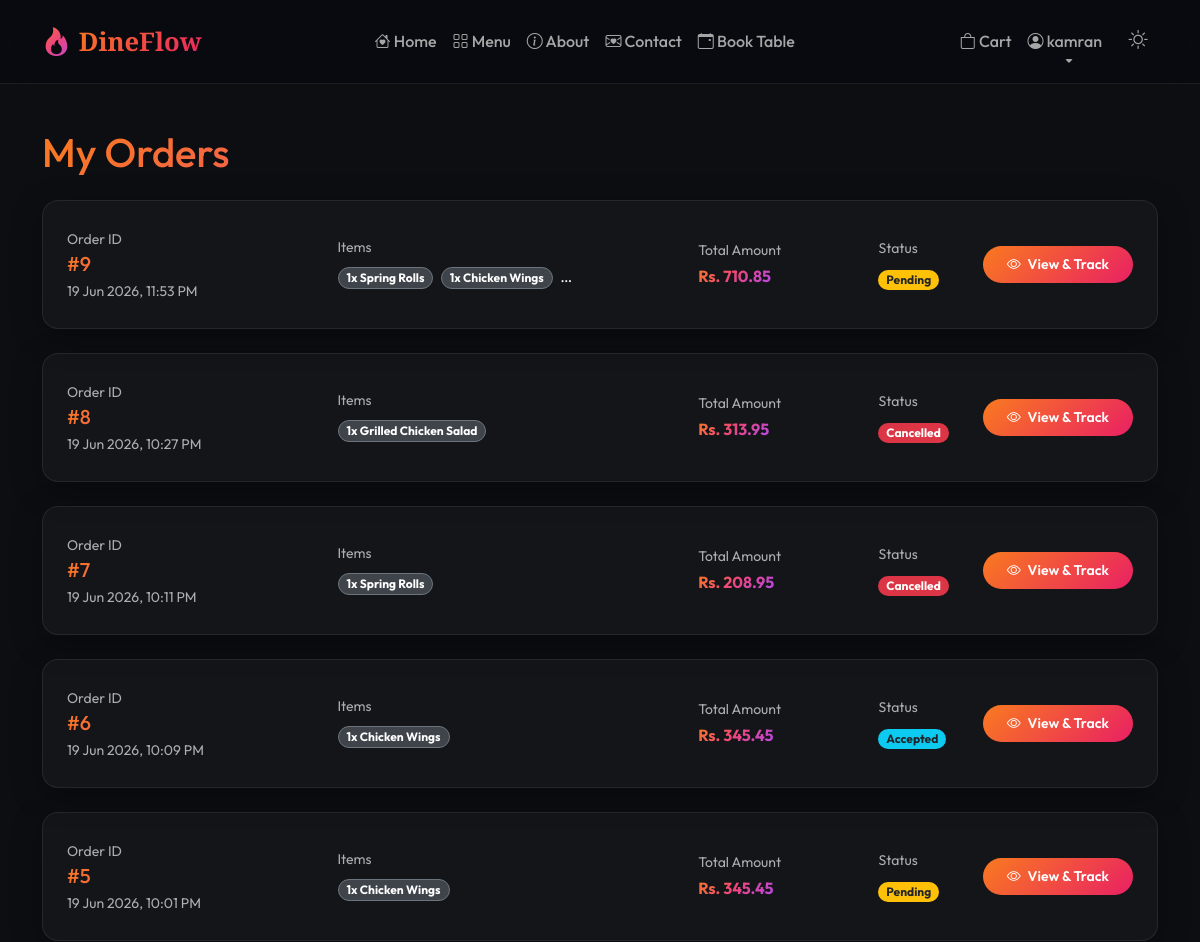
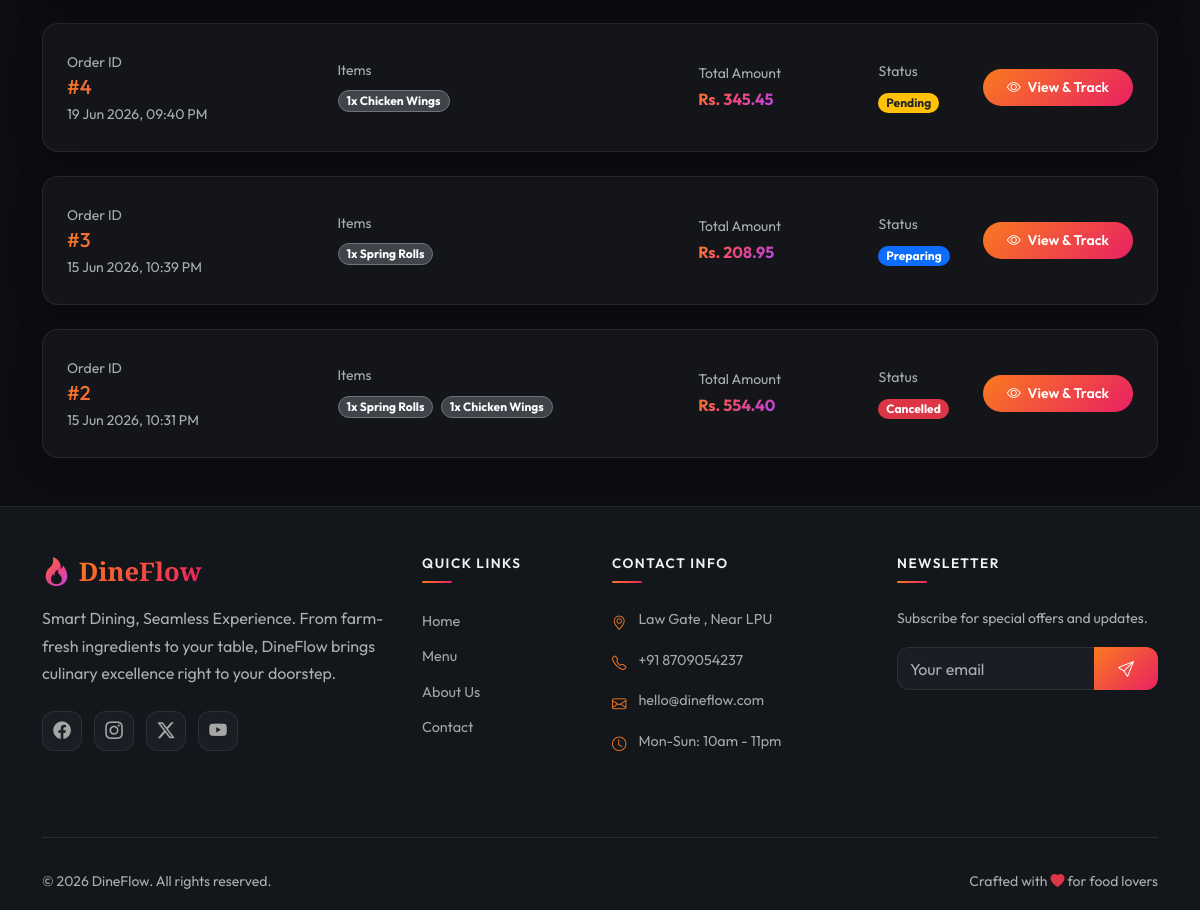
The app's page /orders/history/ (signed in) with its own data (2 pictures, top to bottom).
### accounts/models.py (models this page shows, shortened)
class User(AbstractUser):
    class Role(models.TextChoices):
        CUSTOMER = 'customer', 'Customer'
        MANAGER = 'manager', 'Restaurant Manager'
        ADMIN = 'admin', 'Administrator'
    role = models.CharField(
        max_length=20,
        choices=Role.choices,
        default=Role.CUSTOMER,
    )
    phone = models.CharField(max_length=20, blank=True, null=True)
    address = models.TextField(blank=True, null=True)
    city = models.CharField(max_length=100, blank=True, null=True)
    state = models.CharField(max_length=100, blank=True, null=True)
    zip_code = models.CharField(max_length=20, blank=True, null=True)
    profile_picture = models.ImageField(
        upload_to='profile_pics/',
        blank=True,
        null=True,
        default='profile_pics/default.png',
    )
    created_at = models.DateTimeField(auto_now_add=True)
    updated_at = models.DateTimeField(auto_now=True)
    class Meta:
        verbose_name = 'User'
        verbose_name_plural = 'Users'
        ordering = ['-created_at']

### orders/models.py (models this page shows, shortened)
class Order(models.Model):
    class OrderStatus(models.TextChoices):
        PENDING = 'pending', 'Pending'
        ACCEPTED = 'accepted', 'Accepted'
        PREPARING = 'preparing', 'Preparing'
        READY = 'ready', 'Ready'
        OUT_FOR_DELIVERY = 'out_for_delivery', 'Out For Delivery'
        DELIVERED = 'delivered', 'Delivered'
        CANCELLED = 'cancelled', 'Cancelled'
    class PaymentStatus(models.TextChoices):
        PENDING = 'pending', 'Pending'
        PAID = 'paid', 'Paid'
        FAILED = 'failed', 'Failed'
        REFUNDED = 'refunded', 'Refunded'
    customer = models.ForeignKey(
        settings.AUTH_USER_MODEL,
        on_delete=models.CASCADE,
        related_name='orders',
    )
    total_amount = models.DecimalField(max_digits=10, decimal_places=2, default=0)
    payment_status = models.CharField(
        max_length=20,
        choices=PaymentStatus.choices,
        default=PaymentStatus.PENDING,
    )
    order_status = models.CharField(
        max_length=20,
        choices=OrderStatus.choices,
        default=OrderStatus.PENDING,
    )
    delivery_address = models.TextField(blank=True, null=True)
    special_instructions = models.TextField(blank=True, null=True)
    order_date = models.DateTimeField(auto_now_add=True)
    updated_at = models.DateTimeField(auto_now=True)
    class Meta:
        verbose_name = 'Order'
        verbose_name_plural = 'Orders'
        ordering = ['-order_date']

class OrderItem(models.Model):
    order = models.ForeignKey(
        Order,
        on_delete=models.CASCADE,
        related_name='items',
    )
    menu_item = models.ForeignKey(
        MenuItem,
        on_delete=models.SET_NULL,
        null=True,
        related_name='order_items',
    )
    quantity = models.PositiveIntegerField(default=1)
    price = models.DecimalField(max_digits=10, decimal_places=2)
    class Meta:
        verbose_name = 'Order Item'
        verbose_name_plural = 'Order Items'

### menu/models.py (models this page shows, shortened)
class MenuItem(models.Model):
    name = models.CharField(max_length=200)
    description = models.TextField()
    category = models.ForeignKey(
        Category,
        on_delete=models.CASCADE,
        related_name='items',
    )
    image = models.ImageField(upload_to='menu_items/', blank=True, null=True)
    price = models.DecimalField(max_digits=10, decimal_places=2)
    preparation_time = models.PositiveIntegerField(
        help_text='Preparation time in minutes',
        default=15,
    )
    availability_status = models.BooleanField(default=True)
    is_featured = models.BooleanField(default=False)
    is_vegetarian = models.BooleanField(default=False)
    is_spicy = models.BooleanField(default=False)
    calories = models.PositiveIntegerField(blank=True, null=True)
    created_at = models.DateTimeField(auto_now_add=True)
    updated_at = models.DateTimeField(auto_now=True)
    class Meta:
        verbose_name = 'Menu Item'
        verbose_name_plural = 'Menu Items'
        ordering = ['-created_at']

### orders/views.py (the view)
# urls.py: path('history/', views.order_history_view, name='history'),
@login_required
def order_history_view(request):
    orders = Order.objects.filter(
        customer=request.user
    ).prefetch_related('items__menu_item').order_by('-order_date')
    context = {
        'orders': orders,
    }
    return render(request, 'orders/order_history.html', context)

### cart/context_processors.py (called while the page is built)
def cart_item_count(request):
    count = 0
    if request.user.is_authenticated:
        try:
            from .models import Cart
            cart = Cart.objects.get(user=request.user)
            count = cart.total_items
        except Cart.DoesNotExist:
            count = 0
    return {'cart_item_count': count}

### cart/models.py (called while the page is built)
    @property
    def total_items(self):
        return sum(item.quantity for item in self.items.all())

### templates/orders/order_history.html (shortened to what this page needs)
{% extends 'base.html' %}
{% load static %}
{% block content %}
<section class="order-history-section py-5">
    <div class="container" style="margin-top: 80px;">
        <h1 class="mb-4 text-gradient animate-fade-up">My Orders</h1>
        {% if orders %}
            <div class="row g-4">
                {% for order in orders %}
                <div class="col-12 animate-fade-up" style="animation-delay: 0.1s;">
                    <div class="glass-card p-4 h-100 hover-scale">
                        <div class="row align-items-center g-3">
                            <div class="col-md-3">
                                <span class="text-muted small">Order ID</span>
                                <h3 class="h5 font-heading text-gradient mb-0">#{{ order.pk }}</h3>
                                <small class="text-muted d-block mt-1">{{ order.order_date|date:"d M Y, h:i A" }}</small>
                            </div>
                            <div class="col-md-4">
                                <span class="text-muted small d-block mb-1">Items</span>
                                <div class="text-truncate" style="max-width: 320px;" title="{% for item in order.items.all %}{{ item.quantity }}x {{ item.menu_item.name }}{% if not forloop.last %}, {% endif %}{% endfor %}">
                                    {% for item in order.items.all %}
                                        <span class="badge bg-secondary bg-opacity-50 text-color border border-secondary rounded-pill me-1 mb-1 px-2 py-1 small">
                                            {{ item.quantity }}x {{ item.menu_item.name }}
                                        </span>
                                    {% empty %}
                                        <span class="text-muted small">No items</span>
                                    {% endfor %}
                                </div>
                            </div>
                            <div class="col-md-2">
                                <span class="text-muted small d-block">Total Amount</span>
                                <span class="fw-bold text-gradient">Rs. {{ order.total_amount }}</span>
                            </div>
                            <div class="col-md-1">
                                <span class="text-muted small d-block mb-1">Status</span>
                                <span class="badge rounded-pill px-2.5 py-1.5
                                    {% if order.order_status == 'pending' %}bg-warning text-dark
                                    {% elif order.order_status == 'accepted' %}bg-info text-dark
                                    {% elif order.order_status == 'preparing' %}bg-primary
                                    {% elif order.order_status == 'ready' %}bg-success
                                    {% elif order.order_status == 'out_for_delivery' %}bg-purple
                                    {% elif order.order_status == 'delivered' %}bg-success
                                    {% elif order.order_status == 'cancelled' %}bg-danger
                                    {% endif %}">
                                    {{ order.get_order_status_display }}
                                </span>
                            </div>
                            <div class="col-md-2 text-md-end">
                                <a href="{% url 'orders:detail' order.pk %}" class="btn btn-gradient-primary btn-sm rounded-pill px-4 py-2">
                                    <i class="bi bi-eye me-1"></i> View & Track
                                </a>
                            </div>
                        </div>
                    </div>
                </div>
                {% endfor %}
            </div>
        {% endif %}
    </div>
</section>
{% endblock %}

### templates/base.html (shortened to what this page needs)
{% load static %}
<!DOCTYPE html>
<html lang="en" data-bs-theme="dark">
<head>
    <link href="https://cdn.jsdelivr.net/npm/bootstrap@5.3.3/dist/css/bootstrap.min.css" rel="stylesheet">
    <link href="https://cdn.jsdelivr.net/npm/bootstrap-icons@1.11.3/font/bootstrap-icons.min.css" rel="stylesheet">
    <link rel="stylesheet" href="{% static 'css/style.css' %}">
</head>
<body>
    <nav class="navbar navbar-expand-lg fixed-top glass-navbar" id="mainNavbar">
        <div class="container">
            <a class="navbar-brand brand-logo" href="{% url 'core:home' %}">
                <i class="bi bi-fire text-gradient"></i>
                <span class="brand-text">DineFlow</span>
            </a>
            <div class="collapse navbar-collapse" id="navbarNav">
                <ul class="navbar-nav mx-auto">
                    <li class="nav-item">
                        <a class="nav-link" href="{% url 'core:home' %}">
                            <i class="bi bi-house-heart"></i> Home
                        </a>
                    </li>
                    <li class="nav-item">
                        <a class="nav-link" href="{% url 'menu:list' %}">
                            <i class="bi bi-grid"></i> Menu
                        </a>
                    </li>
                    <li class="nav-item">
                        <a class="nav-link" href="{% url 'core:about' %}">
                            <i class="bi bi-info-circle"></i> About
                        </a>
                    </li>
                    <li class="nav-item">
                        <a class="nav-link" href="{% url 'core:contact' %}">
                            <i class="bi bi-envelope-heart"></i> Contact
                        </a>
                    </li>
                    <li class="nav-item">
                        <a class="nav-link" href="{% url 'reservations:create' %}">
                            <i class="bi bi-calendar-event"></i> Book Table
                        </a>
                    </li>
                </ul>
                <ul class="navbar-nav">
                    {% if user.is_authenticated %}
                    <li class="nav-item">
                        <a class="nav-link cart-link" href="{% url 'cart:view' %}">
                            <i class="bi bi-bag"></i> Cart
                        </a>
                    </li>
                    <li class="nav-item dropdown">
                        <a class="nav-link dropdown-toggle" href="#" role="button" data-bs-toggle="dropdown">
                            <i class="bi bi-person-circle"></i>
                            {{ user.first_name|default:user.username }}
                        </a>
                    </li>
                    {% endif %}
                    <li class="nav-item ms-2">
                        <button class="btn btn-link nav-link theme-toggle" id="themeToggle" title="Toggle theme">
                            <i class="bi bi-moon-stars" id="themeIcon"></i>
                        </button>
                    </li>
                </ul>
            </div>
        </div>
    </nav>
    <main id="mainContent">
        {% block content %}{% endblock %}
    </main>
    <footer class="footer-section">
        <div class="container">
            <div class="row g-4 py-5">
                <div class="col-lg-4">
                    <h4 class="brand-logo mb-3">
                        <i class="bi bi-fire text-gradient"></i>
                        <span class="brand-text">DineFlow</span>
                    </h4>
                    <p class="text-muted mb-4">
                        Smart Dining, Seamless Experience. From farm-fresh ingredients to your table,
                        DineFlow brings culinary excellence right to your doorstep.
                    </p>
                    <div class="social-links">
                        <a href="#" class="social-link"><i class="bi bi-facebook"></i></a>
                        <a href="#" class="social-link"><i class="bi bi-instagram"></i></a>
                        <a href="#" class="social-link"><i class="bi bi-twitter-x"></i></a>
                        <a href="#" class="social-link"><i class="bi bi-youtube"></i></a>
                    </div>
                </div>
                <div class="col-lg-2 col-md-4">
                    <h6 class="footer-heading">Quick Links</h6>
                    <ul class="footer-links">
                        <li><a href="{% url 'core:home' %}">Home</a></li>
                        <li><a href="{% url 'menu:list' %}">Menu</a></li>
                        <li><a href="{% url 'core:about' %}">About Us</a></li>
                        <li><a href="{% url 'core:contact' %}">Contact</a></li>
                    </ul>
                </div>
                <div class="col-lg-3 col-md-4">
                    <h6 class="footer-heading">Contact Info</h6>
                    <ul class="footer-contact">
                        <li><i class="bi bi-geo-alt"></i> Law Gate , Near LPU</li>
                        <li><i class="bi bi-telephone"></i> +91 8709054237</li>
                        <li><i class="bi bi-envelope"></i> hello@dineflow.com</li>
                        <li><i class="bi bi-clock"></i> Mon-Sun: 10am - 11pm</li>
                    </ul>
                </div>
                <div class="col-lg-3 col-md-4">
                    <h6 class="footer-heading">Newsletter</h6>
                    <p class="text-muted small">Subscribe for special offers and updates.</p>
                    <form class="newsletter-form">
                        <div class="input-group">
                            <input type="email" class="form-control" placeholder="Your email">
                            <button class="btn btn-gradient-primary" type="button">
                                <i class="bi bi-send"></i>
                            </button>
                        </div>
                    </form>
                </div>
            </div>
            <hr class="border-secondary">
            <div class="row py-3">
                <div class="col-md-6">
                    <p class="text-muted small mb-0">&copy; 2026 DineFlow. All rights reserved.</p>
                </div>
                <div class="col-md-6 text-md-end">
                    <p class="text-muted small mb-0">Crafted with <i class="bi bi-heart-fill text-danger"></i> for food
                        lovers</p>
                </div>
            </div>
        </div>
    </footer>
</body>
</html>

### records on screen
User: first_name "kamran"
Order: pk "9", order_date "19 Jun 2026, 11:53 PM", total_amount "710.85", order_status "Pending"
OrderItem: quantity "1", menu_item.name "Spring Rolls"
OrderItem: quantity "1", menu_item.name "Chicken Wings"
OrderItem: quantity "1"
Order: pk "8", order_date "19 Jun 2026, 10:27 PM", total_amount "313.95", order_status "Cancelled"
OrderItem: quantity "1", menu_item.name "Grilled Chicken Salad"
Order: pk "7", order_date "19 Jun 2026, 10:11 PM", total_amount "208.95", order_status "Cancelled"
OrderItem: quantity "1", menu_item.name "Spring Rolls"
Order: pk "6", order_date "19 Jun 2026, 10:09 PM", total_amount "345.45", order_status "Accepted"
OrderItem: quantity "1", menu_item.name "Chicken Wings"
Order: pk "5", order_date "19 Jun 2026, 10:01 PM", total_amount "345.45", order_status "Pending"
OrderItem: quantity "1", menu_item.name "Chicken Wings"
Order: pk "4", order_date "19 Jun 2026, 09:40 PM", total_amount "345.45", order_status "Pending"
OrderItem: quantity "1", menu_item.name "Chicken Wings"
Order: pk "3", order_date "15 Jun 2026, 10:39 PM", total_amount "208.95", order_status "Preparing"
OrderItem: quantity "1", menu_item.name "Spring Rolls"
Order: pk "2", order_date "15 Jun 2026, 10:31 PM", total_amount "554.40", order_status "Cancelled"
OrderItem: quantity "1", menu_item.name "Spring Rolls"
OrderItem: quantity "1", menu_item.name "Chicken Wings"
